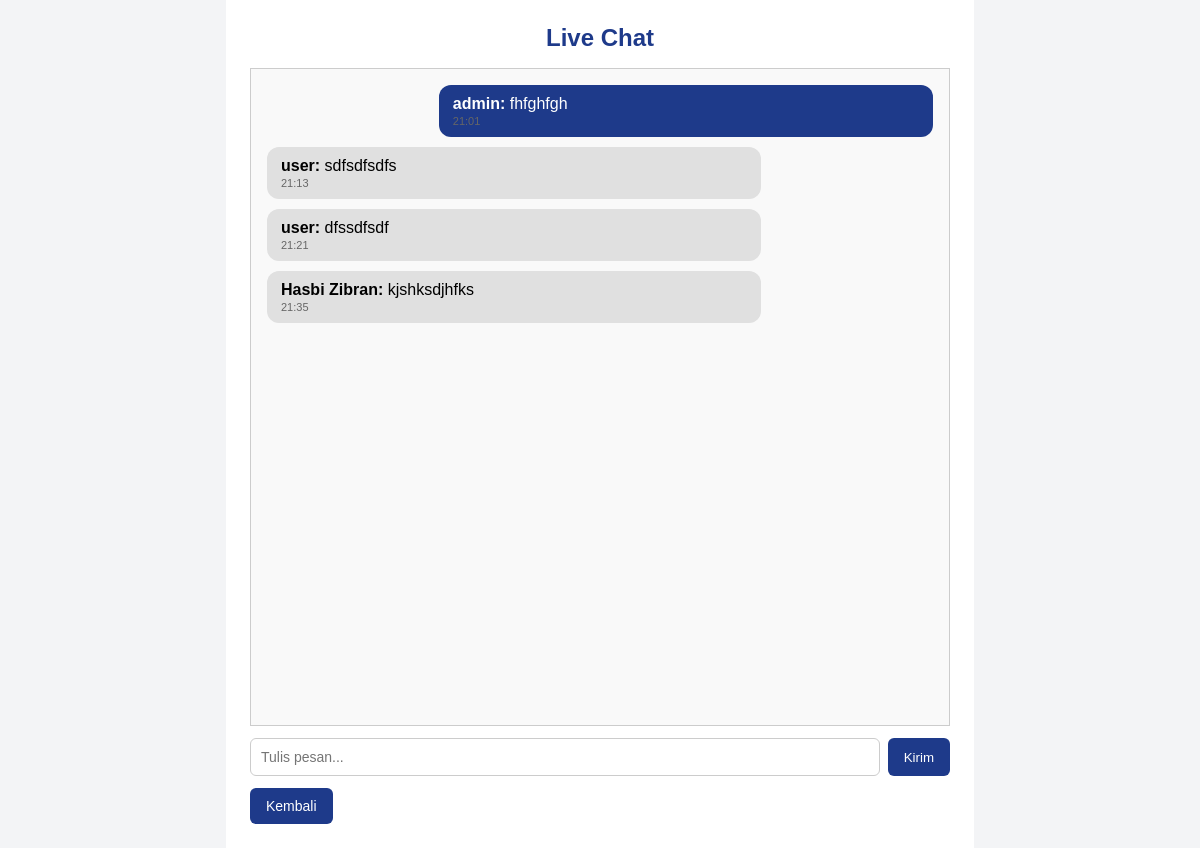
The page /chat.php (signed in) on the database its author committed.
### tables this page shows
CREATE TABLE `chat` (
  `id` int(11) NOT NULL,
  `username` varchar(50) NOT NULL,
  `message` text NOT NULL,
  `timestamp` datetime DEFAULT current_timestamp()
);

### chat.php (the view, shortened to what this page needs)
<?php
$koneksi = new mysqli("localhost", "root", "", "toko_buku");
$pesan = $koneksi->query("SELECT * FROM chat ORDER BY timestamp ASC");
$backURL = ($_SESSION['role'] === 'admin') ? 'admin/dashboard.php' : 'users/beranda.php';
?>
<!DOCTYPE html>
<html lang="id">
<head>
</head>
<body>
<div class="chat-container">
    <div class="chat-header">Live Chat</div>
    <div class="chat-box" id="chat-box">
        <?php while ($row = $pesan->fetch_assoc()): ?>
            <div class="chat-message <?= $row['username'] === $_SESSION['username'] ? 'you' : '' ?>">
                <strong><?= htmlspecialchars($row['username']) ?>:</strong> <?= htmlspecialchars($row['message']) ?>
                <div class="timestamp"><?= date('H:i', strtotime($row['timestamp'])) ?></div>
            </div>
        <?php endwhile; ?>
    </div>
    <form class="chat-form" method="POST">
        <input type="text" name="message" placeholder="Tulis pesan..." required autocomplete="off" />
        <button type="submit">Kirim</button>
    </form>
    <form action="<?= $backURL ?>" method="get">
        <button type="submit" class="back-button">Kembali</button>
    </form>
</div>
</body>
</html>

### chat.php (style rules this page uses)
body { font-family: Arial, sans-serif; background: #f3f4f6; margin: 0; padding: 0; }
.chat-container { max-width: 700px; margin: 0 auto; padding: 24px; background: white; min-height: 100vh; display: flex; flex-direction: column; }
.chat-header { font-size: 24px; font-weight: bold; color: #1e3a8a; margin-bottom: 16px; text-align: center; }
.chat-box { flex: 1; overflow-y: auto; border: 1px solid #ccc; padding: 16px; margin-bottom: 12px; background: #f9f9f9; }
.chat-message { margin-bottom: 10px; max-width: 70%; padding: 10px 14px; border-radius: 12px; background-color: #e0e0e0; word-wrap: break-word; }
.chat-message.you { margin-left: auto; background-color: #1e3a8a; color: white; }
.chat-form { display: flex; gap: 8px; }
.chat-form input { flex: 1; padding: 10px; font-size: 14px; border-radius: 6px; border: 1px solid #ccc; }
.chat-form button { padding: 10px 16px; background-color: #1e3a8a; color: white; border: none; border-radius: 6px; cursor: pointer; }
.back-button { background-color: #1e3a8a; color: white; border: none; padding: 10px 16px; border-radius: 6px; cursor: pointer; font-size: 14px; margin-top: 12px; }
.timestamp { font-size: 11px; color: #666; margin-top: 2px; }

### rows shown on the page
chat: username "admin", message "fhfghfgh", timestamp "21:01"
chat: username "user", message "sdfsdfsdfs", timestamp "21:13"
chat: username "user", message "dfssdfsdf", timestamp "21:21"
chat: username "Hasbi Zibran", message "kjshksdjhfks", timestamp "21:35"
